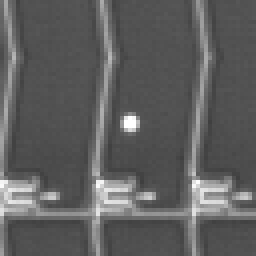
#> input picture Data/mix/5A0B250010A5CH_TDI_D0106G0190_M1_NON_unknown.JPG, 64 x 64 px (shown 4 times larger)
$ python -i preprocess_mix.py   (imports and definitions only)
#> lines starting #> are read from the running program, lines starting #| are printed output that depends on the picture
# 三通道转化，进行滤波和直方图均衡化
import cv2
import numpy as np
import os
import shutil
import matplotlib.pyplot as plt
from pathlib import Path
from tqdm import tqdm

# ================= 配置区域 =================
INPUT_ROOT = r"./Data/mix"         # 输入根目录
OUTPUT_ROOT = r"./Data/mix_processed"  # 输出根目录
TARGET_SIZE = (640, 640)              # 目标大小

# 算法参数
CLAHE_CLIP_LIMIT = 2.0
CLAHE_GRID_SIZE = (8, 8)
BILATERAL_D = 9
BILATERAL_SIGMA_COLOR = 75
BILATERAL_SIGMA_SPACE = 75


# ================= 核心处理逻辑 =================

def process_image_channels(img_path_str):
    """生成的图片通道顺序：Ch0=原图, Ch1=双边滤波, Ch2=CLAHE"""
    img_gray = cv2.imread(img_path_str, 0)
#> img_gray is the input picture: shape (64, 64); min 63, max 255, mean 94.5
    if img_gray is None: return None

    # 1. Lanczos 插值放大 (64 -> 640)
    img_upscaled = cv2.resize(img_gray, TARGET_SIZE, interpolation=cv2.INTER_LANCZOS4)
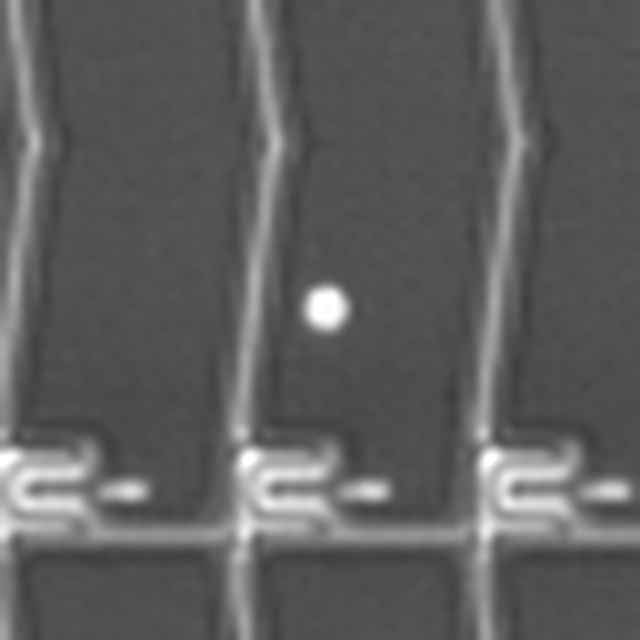
#> img_upscaled: shape (640, 640); min 61, max 255, mean 94.6

    # 2. 构建通道
    # Ch0: 原始放大
    c0 = img_upscaled
    # Ch1: 双边滤波 (降噪保边)
    c1 = cv2.bilateralFilter(img_upscaled, d=BILATERAL_D,
                             sigmaColor=BILATERAL_SIGMA_COLOR,
                             sigmaSpace=BILATERAL_SIGMA_SPACE)
    # Ch2: CLAHE (特征增强)
    clahe = cv2.createCLAHE(clipLimit=CLAHE_CLIP_LIMIT, tileGridSize=CLAHE_GRID_SIZE)
    c2 = clahe.apply(img_upscaled)
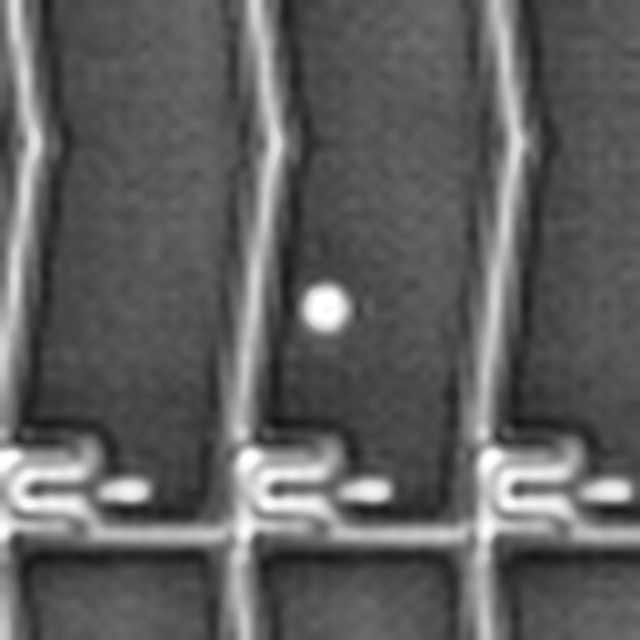
#> c2: shape (640, 640); min 20, max 255, mean 95.2

    # 3. 合并 (注意: OpenCV内存中是 BGR 顺序，对应 c0, c1, c2)
    # 也就是保存后: B通道=c0, G通道=c1, R通道=c2
    merged_img = cv2.merge([c0, c1, c2])
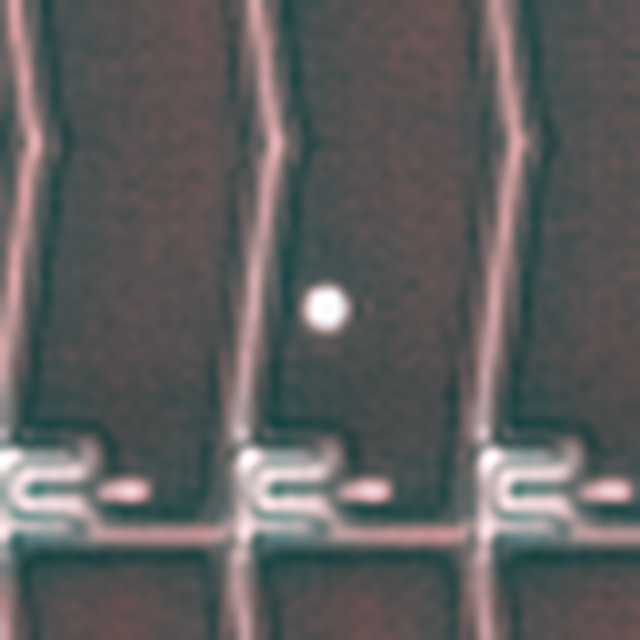
#> merged_img: shape (640, 640, 3); mean of channels 0, 1, 2 94.6, 94.6, 95.2; drawn as B, G, R
    return merged_img

def process_dataset(input_dir, output_dir):
    input_path = Path(input_dir)
    output_path = Path(output_dir)
    if not output_path.exists(): os.makedirs(output_path)

    files = [f for f in input_path.rglob('*') if f.is_file()]
    processed_count = 0

    print(f"开始处理数据集，目标尺寸: {TARGET_SIZE}...")
    for file_path in tqdm(files, desc="Processing"):
        rel_path = file_path.relative_to(input_path)
        target_path = output_path / rel_path
        target_path.parent.mkdir(parents=True, exist_ok=True)

        if file_path.suffix.lower() in ['.jpg', '.jpeg', '.png', '.bmp', '.tif']:
            img = process_image_channels(str(file_path))
            if img is not None:
                # 统一保存为 jpg 以节省空间，也可以改为 png
                save_path = target_path.with_suffix('.jpg')
                cv2.imwrite(str(save_path), img)
                processed_count += 1
        else:
            # 标签文件和其他文件直接复制
            shutil.copy2(file_path, target_path)

    print(f"处理完成，共生成 {processed_count} 张增强图像。")

# ================= 运行入口 =================
# [7 lines not run here, left out]

>>> result = process_image_channels('../Data/mix/5A0B250010A5CH_TDI_D0106G0190_M1_NON_unknown.JPG')
